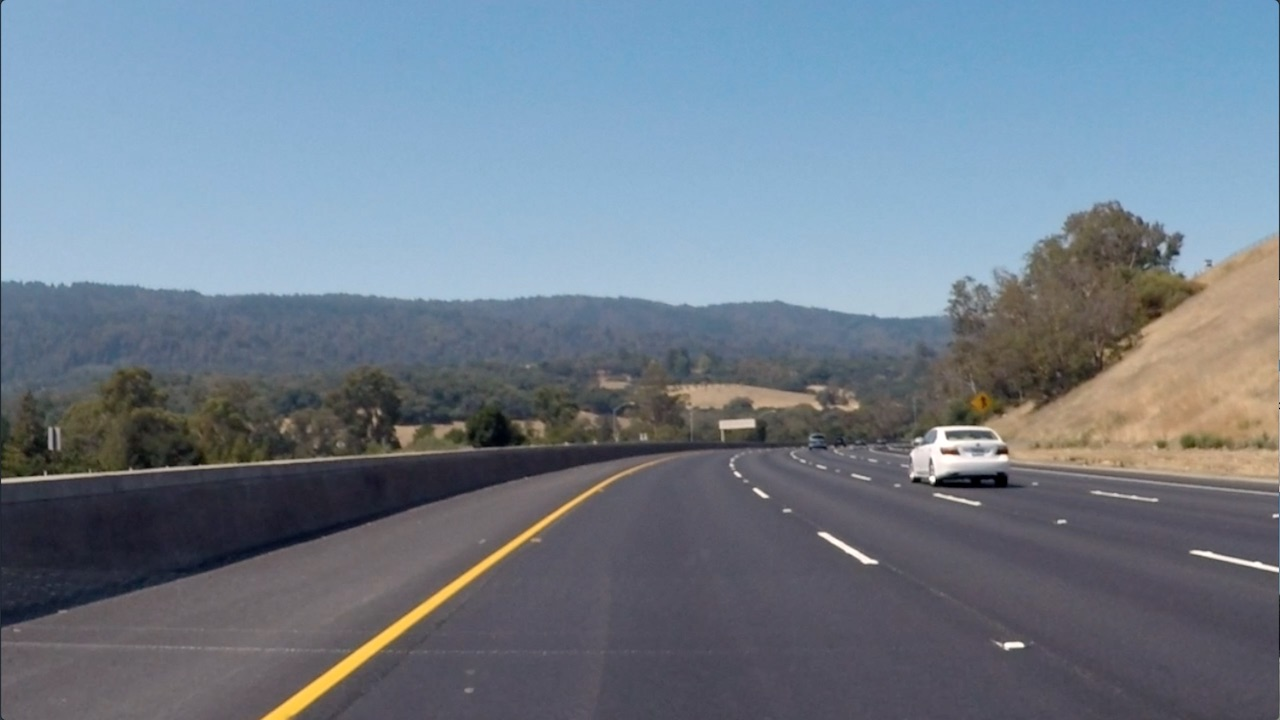
#> input picture Lesson 5 CNN/convolutional-neural-networks/conv-visualization/data/curved_lane.jpg, 1280 x 720 px
$ jupyter execute custom_filters-test.ipynb   (shell and % lines are left out)
#> lines starting #> are read from the running program, lines starting #| are printed output that depends on the picture
# Creating a Filter, Edge Detection

### Import resources and display image

[cell 1]
import matplotlib.pyplot as plt
import matplotlib.image as mpimg

import cv2
import numpy as np


# Read in the image
image = mpimg.imread('data/curved_lane.jpg')
#> image is the input picture: shape (720, 1280, 3); mean R, G, B 112.1, 125, 138.7

plt.imshow(image)

### Convert the image to grayscale

[cell 2]
# Convert to grayscale for filtering
gray = cv2.cvtColor(image, cv2.COLOR_RGB2GRAY)

plt.imshow(gray, cmap='gray')

### TODO: Create a custom kernel

Below, you've been given one common type of edge detection filter: a Sobel operator.

The Sobel filter is very commonly used in edge detection and in finding patterns in intensity in an image. Applying a Sobel filter to an image is a way of **taking (an approximation) of the derivative of the image** in the x or y direction, separately. The operators look as follows.

**It's up to you to create a Sobel x operator and apply it to the given image.**

For a challenge, see if you can put the image through a series of filters: first one that blurs the image (takes an average of pixels), and then one that detects the edges.

[cell 3]
# Create a custom kernel

# 3x3 array for edge detection
sobel_y = np.array([[ -1, -2, -1],
                   [ 0, 0, 0],
                   [ 1, 2, 1]])

## TODO: Create and apply a Sobel x operator
sobel_x = np.array([[ -1, 0, 1],
                   [ -2, 0, 2],
                   [ -1, 0, 1]])

# Filter the image using filter2D, which has inputs: (grayscale image, bit-depth, kernel)
filtered_image = cv2.filter2D(gray, -1, sobel_y)

plt.imshow(filtered_image, cmap='gray')

### Test out other filters!

You're encouraged to create other kinds of filters and apply them to see what happens! As an **optional exercise**, try the following:
* Create a filter with decimal value weights.
* Create a 5x5 filter
* Apply your filters to the other images in the `images` directory.

[cell 4]
# Filter the image using filter2D, which has inputs: (grayscale image, bit-depth, kernel)
filtered_image = cv2.filter2D(gray, -1, sobel_x)

plt.imshow(filtered_image, cmap='gray')

[cell 5]
# test
# Read in the image
image = mpimg.imread('data/bridge_trees_example.jpg')
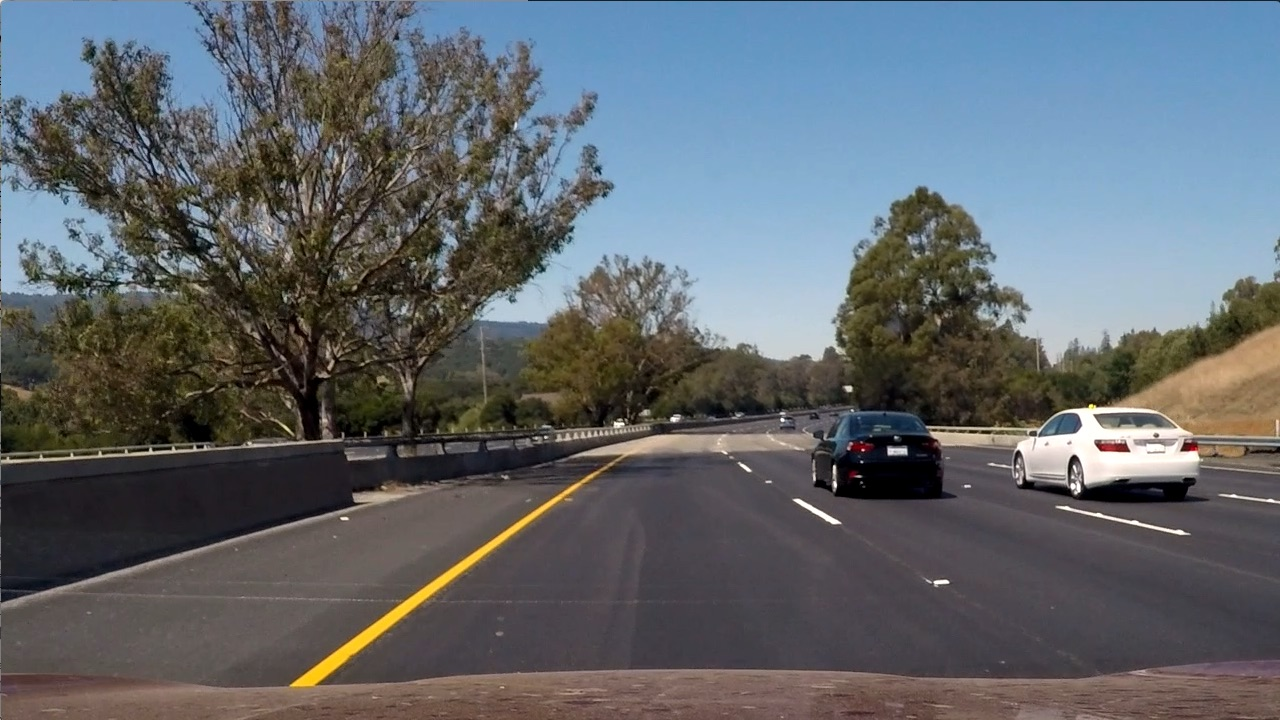
#> input picture Lesson 5 CNN/convolutional-neural-networks/conv-visualization/data/bridge_trees_example.jpg, 1280 x 720 px
#> image is the input picture: shape (720, 1280, 3); mean R, G, B 97, 102.6, 107.9

plt.imshow(image)

[cell 6]
# Convert to grayscale for filtering
gray = cv2.cvtColor(image, cv2.COLOR_RGB2GRAY)
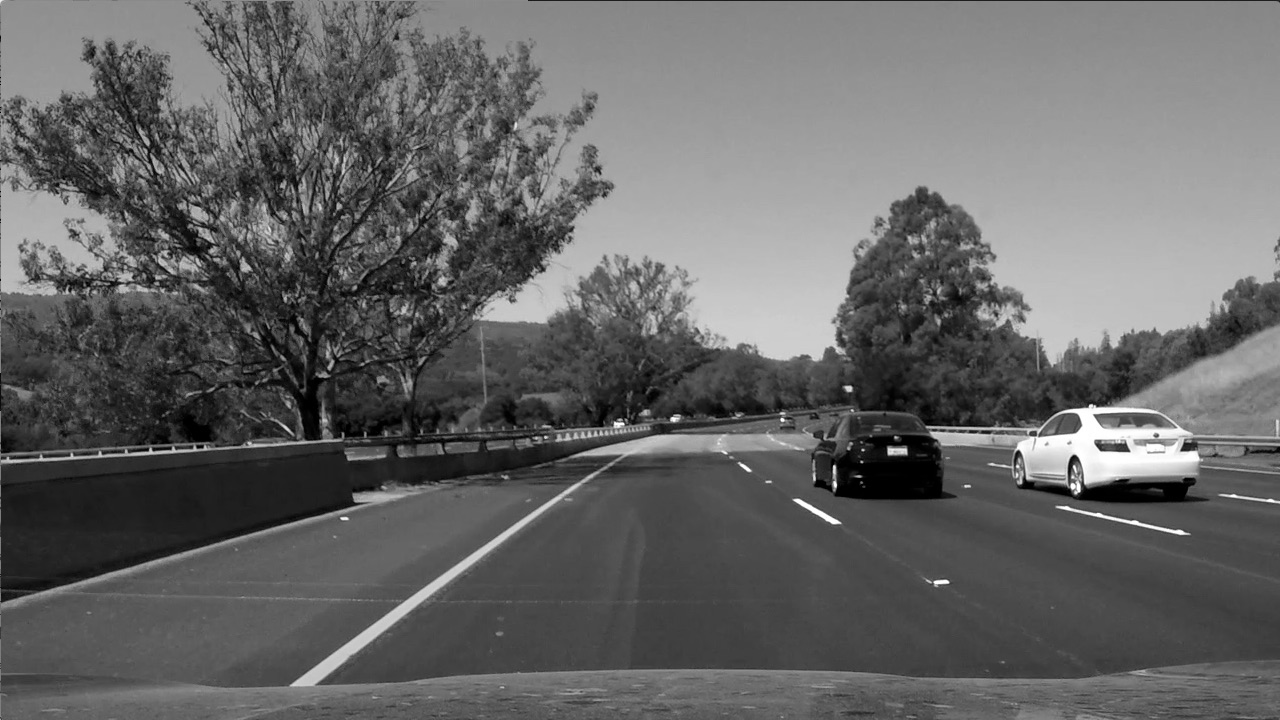
#> gray: shape (720, 1280); min 0, max 255, mean 101.5

[cell 7]
filtered_image = cv2.filter2D(gray, -1, sobel_x)
plt.imshow(filtered_image, cmap='gray')

[cell 8]
filtered_image = cv2.filter2D(gray, -1, sobel_y)
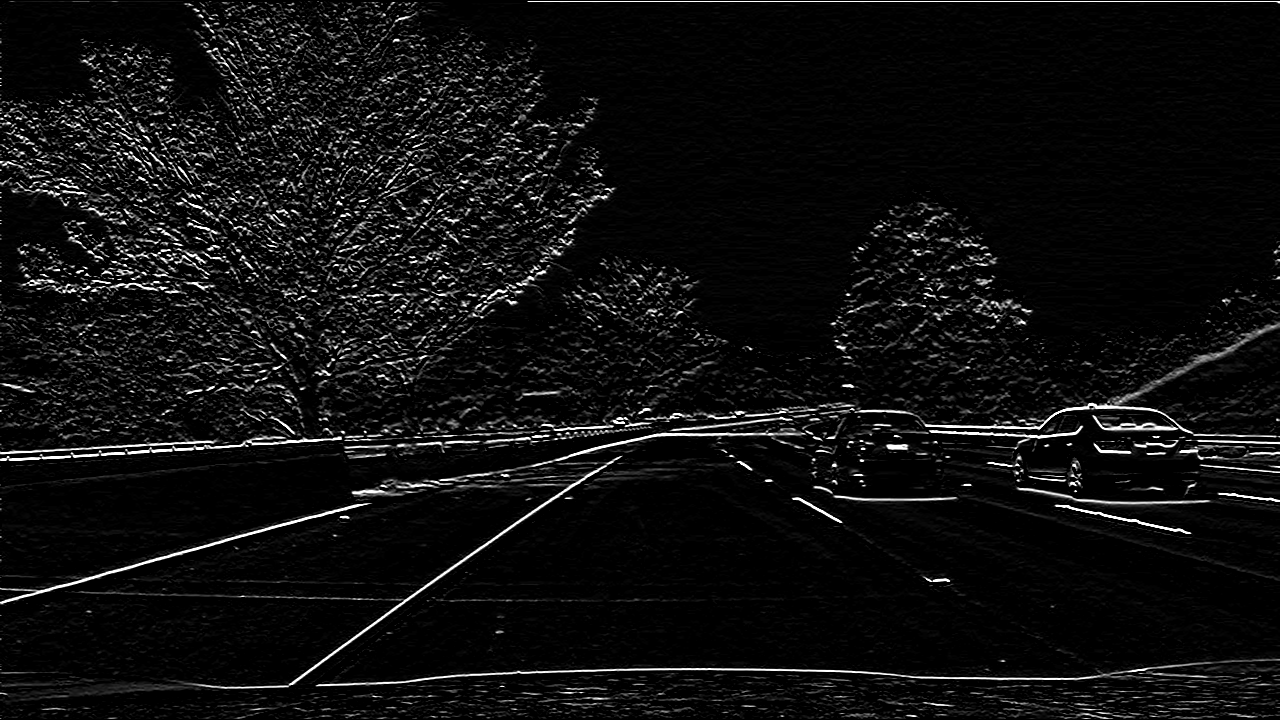
#> filtered_image: shape (720, 1280); min 0, max 255, mean 15.1
plt.imshow(filtered_image, cmap='gray')

### Test with decimal filters

[cell 9]
# test
# Create a custom kernel

# 3x3 array for edge detection
dec_fil = np.array([[ 0.5, 0.5, 0.5],
                   [ 0.2, 0.2, 0.2],
                   [ 0.6, 0.6, 0.6]])

# Filter the image using filter2D, which has inputs: (grayscale image, bit-depth, kernel)
filtered_image = cv2.filter2D(gray, -1, dec_fil)
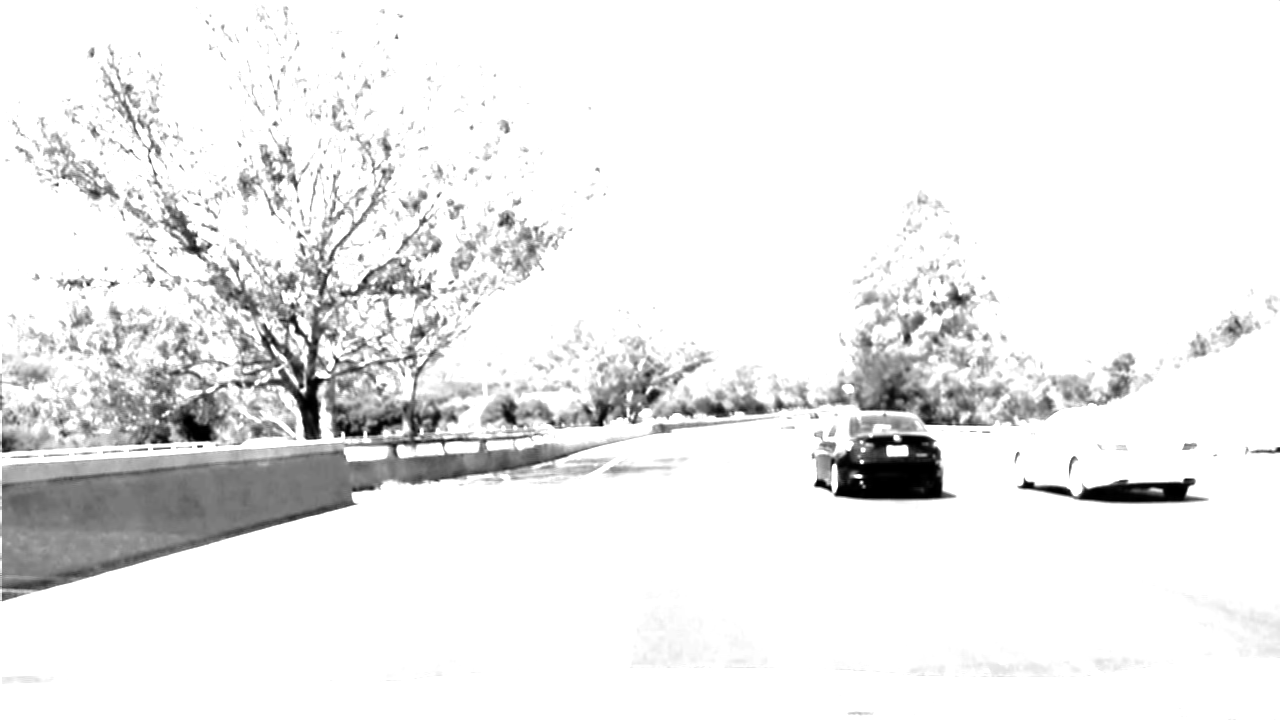
#> filtered_image: shape (720, 1280); min 0, max 255, mean 236.1

plt.imshow(filtered_image, cmap='gray')
